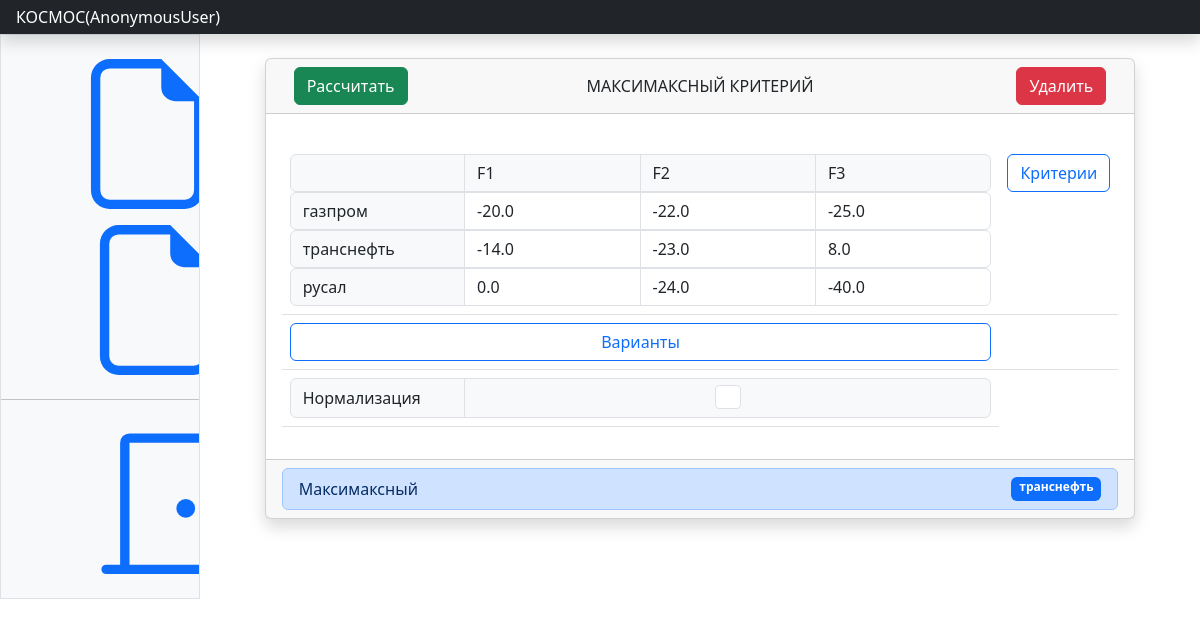
Page /task/59/ on the committed database.
### products/models.py (models this page shows, shortened)
class Task(models.Model):
    user = models.ForeignKey(User, verbose_name='Пользователь', on_delete=models.PROTECT)
    name = models.CharField(max_length=150)
    result = models.JSONField(default=dict, blank=True)
    methods = models.ManyToManyField(Method)
    aux_params = models.JSONField(default=dict, blank=True)
    changed = models.BooleanField(default=False)
    enable_normalization = models.BooleanField(default=False)
    use_normalized = models.BooleanField(default=False)

class Criterion(models.Model):
    task = models.ForeignKey(Task, on_delete=models.CASCADE)
    name = models.CharField(max_length=100)
    name_short = models.CharField(max_length=5, blank=False)
    value = models.FloatField()
    direction_bool = models.BooleanField(default=False)
    changed = models.BooleanField(default=False)
    normalize_param_p = models.FloatField(default=0)
    normalize_param_k = models.FloatField(default=0)

class Item(models.Model):
    task = models.ForeignKey(Task, on_delete=models.CASCADE)
    name = models.CharField(max_length=100)
    name_short = models.CharField(max_length=5, blank=False)
    def __str__(self):
        return self.name

class Cell(models.Model):
    task = models.ForeignKey(Task, on_delete=models.CASCADE)
    item = models.ForeignKey(Item, on_delete=models.CASCADE)
    criterion = models.ForeignKey(Criterion, on_delete=models.CASCADE)
    value = models.FloatField()
    value_normalized = models.FloatField()
    changed = models.BooleanField(default=False)

### products/views.py (the view)
# urls.py: path('task/<int:pk>/', TaskUpdate.as_view(), name='task'),
class TaskUpdate(TaskInline, UpdateView):
    def get_context_data(self, **kwargs):
        ctx = super(TaskUpdate, self).get_context_data(**kwargs)
        task = get_object_or_404(Task, pk=self.object.pk)
        items = Item.objects.filter(task__pk=task.pk)
        criteria = Criterion.objects.filter(task__pk=task.pk)
        cells = dict()
        for item in items:
            if item not in cells.keys():
                cells[item] = dict()
            for criterion in criteria:
                try:
                    cell = Cell.objects.get(task=task, item=item, criterion=criterion)
                except Cell.DoesNotExist:
                    cell = Cell.objects.create(task=task, item=item, criterion=criterion, value=0.0, value_normalized=0.0)
                cells[item][criterion] = cell
        cells_descartes_criteria = dict()
        for criterion_i in criteria:
            if criterion_i not in cells_descartes_criteria.keys():
                cells_descartes_criteria[criterion_i] = dict()
            for criterion_j in criteria:
                cells_descartes_criteria[criterion_i][criterion_j] = CellDescartesCriterion.objects.get(task=task, id_i=criterion_i.id, id_j=criterion_j.id)
        cells_descartes_items = dict()
        criteria = Criterion.objects.filter(task=task)
        for criterion in criteria:
            if criterion not in cells_descartes_items.keys():
                cells_descartes_items[criterion] = dict()
            cells_descartes_items_inner = dict()
            for item_i in items:
                if item_i not in cells_descartes_items_inner.keys():
                    cells_descartes_items_inner[item_i] = dict()
                for item_j in items:
                    cells_descartes_items_inner[item_i][item_j] = CellDescartesItem.objects.get(task=task, criterion=criterion, id_i=item_i.id, id_j=item_j.id)
            cells_descartes_items[criterion] = cells_descartes_items_inner
        show_criterion_weight = False
        show_criterion_direction = False
        show_need_descartes_criterion = False
        show_need_descartes_item = False
        for method in task.methods.all():
            show_criterion_weight += method.need_criterion_weight
            show_criterion_direction += method.need_criterion_direction
            show_need_descartes_criterion += method.need_descartes_criterion
            show_need_descartes_item += method.need_descartes_item
        criteria_sum_weight = Decimal(0)
        criteria_sum_weight_rounded = 0
        for method in task.methods.all():
            if method.need_criterion_weight:
                for criterion in criteria:
                    criteria_sum_weight += Decimal(criterion.value)
                criteria_sum_weight_rounded = round(criteria_sum_weight, 3)
                if criteria_sum_weight_rounded != 1:
                    ctx['error_criteria_sum_weight'] = f'Сумма вероятностей {criteria_sum_weight_rounded} != 1'
            break
        ctx['named_formsets'] = self.get_named_formsets()
        ctx['items'] = items
        ctx['criteria'] = criteria
        ctx['cells'] = cells
        ctx['cells_descartes_criteria'] = cells_descartes_criteria
        ctx['cells_descartes_items'] = cells_descartes_items
        ctx['can_add_criteria'] = len(Criterion.objects.filter(task=task)) < (Setting.objects.latest('id').max_criterions or SETTINGS_MAX_CRITERIONS_DEAFULT)
        ctx['can_add_items'] = len(Item.objects.filter(task=task)) < (Setting.objects.latest('id').max_items or SETTINGS_MAX_ITEMS_DEFAULT)
        ctx['show_criterion_weight'] = show_criterion_weight
        ctx['criteria_sum_weight'] = criteria_sum_weight
        ctx['criteria_sum_weight_rounded'] = criteria_sum_weight_rounded
        ctx['show_criterion_direction'] = show_criterion_direction
        ctx['show_need_descartes_criterion'] = show_need_descartes_criterion
        ctx['show_need_descartes_item'] = show_need_descartes_item
        ctx['task_result'] = task.result
        return ctx
    def get_named_formsets(self):
        post = self.request.POST or None
        files = self.request.FILES or None
        return {
            'criteria': CriterionFormSet(post, files, instance=self.object, prefix='criteria'),
            'items': ItemFormSet(post, files, instance=self.object, prefix='items'),
        }

### products/forms.py
class TaskForm(forms.ModelForm):
    class Meta:
        model = Task
        fields = ['user', 'name']
        widgets = {
            'user': forms.Select(attrs={'class': 'form-control'}),
            'name': forms.TextInput(attrs={'class': 'form-control'}),
        }

### templates/tasks/task_v4.html (shortened to what this page needs)
{% extends "main.html" %}
{% block content %}
<div class="container">
    <div class="row">
        <div class="col"></div>
        <div class="col-11">
            <div class="card rounded shadow">
                <div class="card-header">
                    <div class="container">
                        <div class="row">
                            <div class="col">
                                <a href="{% url 'products:execute' task.id %}" type="button" class="btn btn-success{% if not items or not criteria %} disabled {% endif %}">Рассчитать</a>
                            </div>
                            <div class="col-md-auto d-flex align-items-center">
                                <span>{{task.name}}</span>
                            </div>
                            <div class="col">
                                <button type="button" class="btn btn-danger float-end" data-bs-toggle="modal" data-bs-target="#staticBackdrop">
                                    Удалить
                                </button>
                            </div>
                        </div>
                    </div>
                </div>
                <div class="card-body">
                    <form id="form_update_task" action="{% url 'products:update_task_v2' task.id %}" method="post">
                        <table class="table ">
                            <tr>
                                <td>
                                    <div class="input-group flex-nowrap">
                                        {% if items and criteria %}
                                        <span class="input-group-text w-25 text-wrap"></span>
                                        {% endif %}
                                        {% for criterion in criteria %}
                                        <span class="form-control input-group-text">{{ criterion.name }}</span>
                                        {% endfor %}
                                    </div>
                                    {% for item, criterion in cells.items %}
                                    <div class="input-group flex-nowrap">
                                        <span class="input-group-text w-25">{{ item }}</span>
                                        {% for criterion, cell in criterion.items %}
                                        {% if task.use_normalized %}
                                        <input id="cell_{{ item.id }}_value_normalized"
                                               type="number"
                                               name="object-cell-{{ cell.id }}-value_normalized"
                                               class="form-control mb-0 {% if cell.changed %}text-warning{% endif %}"
                                               step="0.001"
                                               value="{{cell.value_normalized}}"
                                               onchange="this.form.submit()"/>
                                        {% else %}
                                        <input id="cell_{{ item.id }}_value"
                                               type="number"
                                               name="object-cell-{{ cell.id }}-value"
                                               class="form-control mb-0 {% if cell.changed %}text-warning{% endif %}"
                                               step="0.001"
                                               value="{{cell.value}}"
                                               onchange="this.form.submit()"/>
                                        {% endif %}
                                        {% endfor %}
                                    </div>
                                    {% endfor %}
                                </td>
                                <td>
                                    <a href="{% url 'products:add_criteria' task.id %}" type="button" class="btn btn-outline-primary d-flex justify-content-center">Критерии</a>
                                </td>
                            </tr>
                            <tr>
                                <td><a href="{% url 'products:add_items' task.id %}" type="button" class="btn btn-outline-primary d-flex justify-content-center">Варианты</a></td>
                                <td></td>
                            </tr>
                            <tr>
                                <td>
                                    <div class="input-group flex-nowrap">
                                        <span class="input-group-text w-25">Нормализация</span>
                                        <div class="d-flex justify-content-center form-control input-group-text">
                                        <input type="checkbox" role="switch"
                                               class="form-check-input mt-0 align-middle form-check"
                                               name="object-task-{{ task.id }}-use_normalized" value='True'
                                               onchange="this.form.submit()"
                                               {% if task.use_normalized %} checked {% endif %}/>
                                        </div>
                                    </div>
                                </td>
                            </tr>
                        </table>
                    </form>
                </div>
                {% if task_result.items %}
                <div class="card-footer">
                    <div class="list-group">
                        {% for method, item in task_result.items %}
                        <span class="align-middle list-group-item list-group-item-action list-group-item-primary d-flex justify-content-between">
                            <div class="d-flex align-items-center">
                                {{ method }}
                            </div>
                                <span class="badge bg-primary align-middle">{{ item }}</span>
                        </span>
                        {% endfor %}
                    </div>
                </div>
                {% endif %}
            </div>
        </div>
        <div class="col"></div>
    </div>
</div>
{% endblock content %}

### rows in the picture
Task: name "МАКСИМАКСНЫЙ КРИТЕРИЙ"
Criterion: name "F1"
Criterion: name "F2"
Criterion: name "F3"
Item: name "газпром", id "-20.0", id "-22.0", id "-25.0"
Item: name "транснефть", id "-14.0", id "-23.0", id "8.0"
Item: name "русал", id "0.0", id "-24.0", id "-40.0"

### other values in the picture
{{ user }} "AnonymousUser"
{{ method }} "Максимаксный"
{{ item }} "транснефть"
